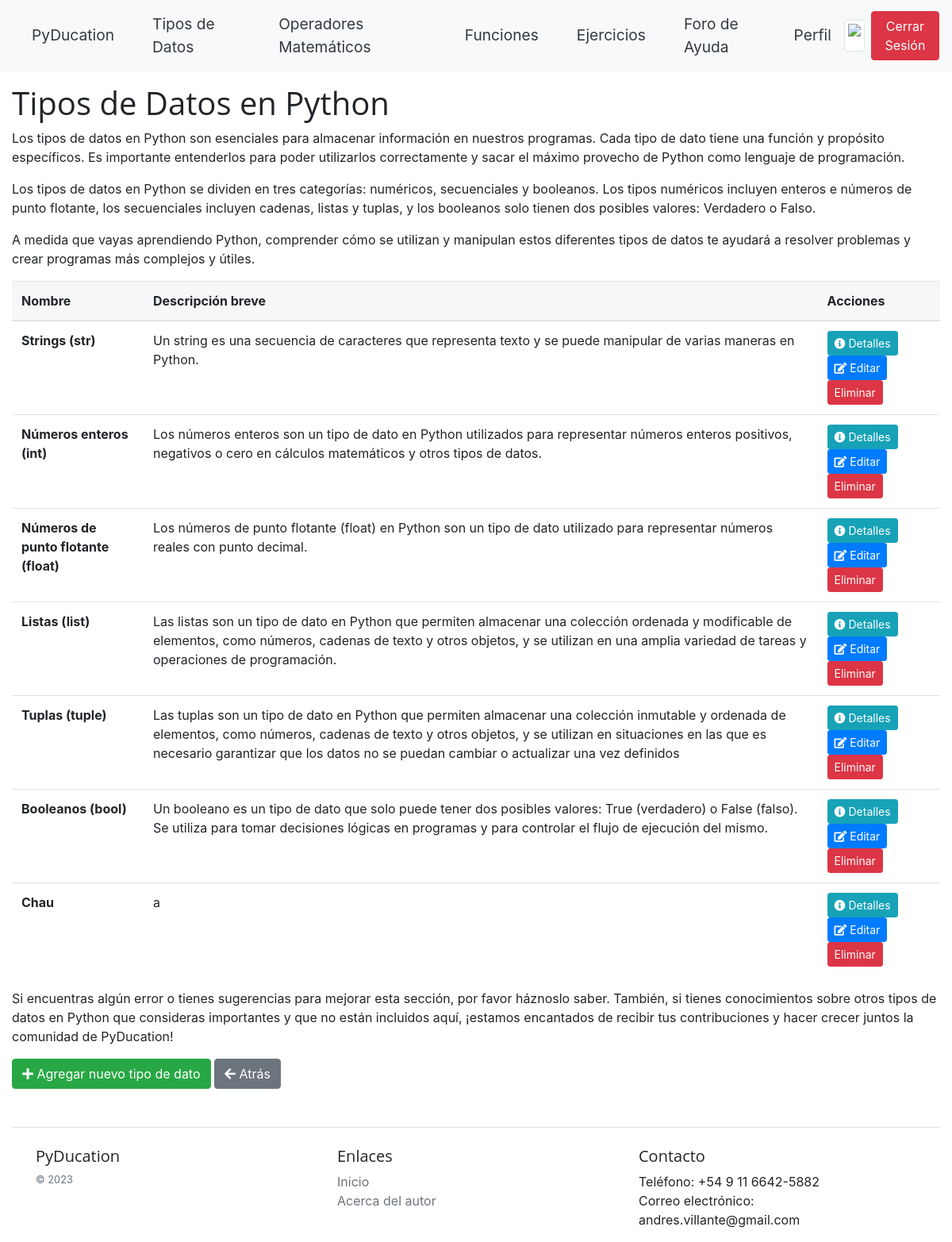
/data-types/ (signed in), run on an earlier commit of the app's database.
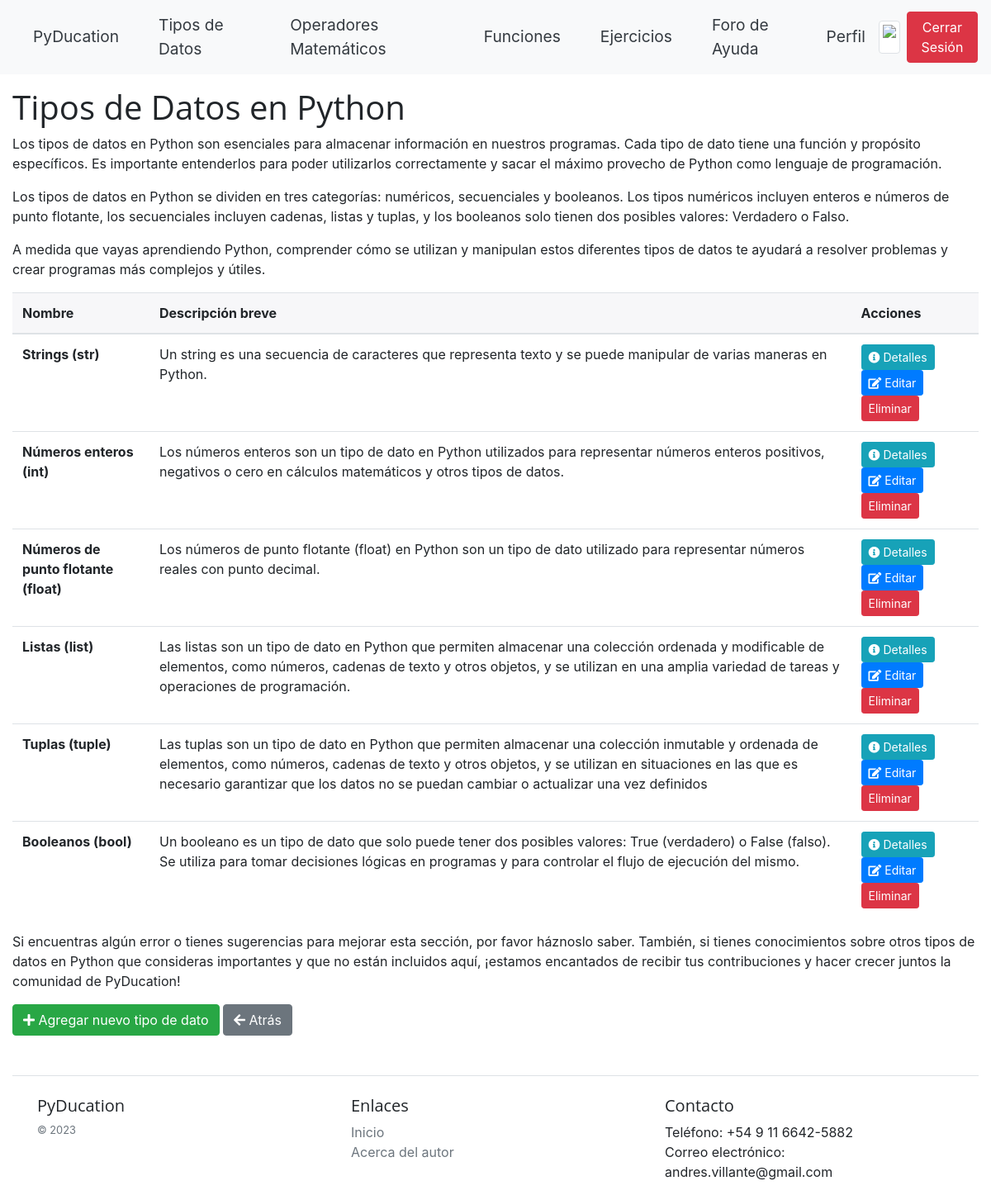
And on a later commit of the database.
### blog/models.py (models this page shows, shortened)
class DataType(models.Model):
    name = models.CharField(max_length=255)
    description = models.TextField(blank=True, null=True)
    detailed_description = models.TextField(blank=True, null=True)
    example = models.TextField(blank=True, null=True)
    data_type_created_by = models.ForeignKey(
        User,
        on_delete=models.CASCADE,
        related_name='data_types_created',
        null=True,
        blank=True,
        default=None,
    )

### blog/views.py (the view)
# urls.py: path('data-types/', DataTypeListView.as_view(), name='data_type_list'),
class DataTypeListView(LoginRequiredMixin, ListView):
    template_name = 'data_types/data_type_list.html'
    model = DataType
    context_object_name = 'data_types'

### PyDucation/templates/data_types/data_type_list.html (shortened to what this page needs)
{% extends 'PyDucation/base.html' %}
{% block content %}
  <h1>Tipos de Datos en Python</h1>
  <p>Los tipos de datos en Python son esenciales para almacenar información en nuestros programas. Cada tipo de dato tiene una función y propósito específicos. Es importante entenderlos para poder utilizarlos correctamente y sacar el máximo provecho de Python como lenguaje de programación.</p>
  <p>Los tipos de datos en Python se dividen en tres categorías: numéricos, secuenciales y booleanos. Los tipos numéricos incluyen enteros e números de punto flotante, los secuenciales incluyen cadenas, listas y tuplas, y los booleanos solo tienen dos posibles valores: Verdadero o Falso.</p>
  <p>A medida que vayas aprendiendo Python, comprender cómo se utilizan y manipulan estos diferentes tipos de datos te ayudará a resolver problemas y crear programas más complejos y útiles.</p>
  <table class="table">
    <thead>
      <tr>
          <th>Nombre</th>
          <th>Descripción breve</th>
          <th>Acciones</th>
      </tr>
  </thead>
  <tbody>
      {% for data_type in data_types %}
          <tr>
              <td><strong>{{ data_type.name }}</strong></td>
              <td>{{ data_type.detailed_description }}</td>
              <td>
                  <a href="{% url 'data_type_detail' pk=data_type.pk %}" class="btn btn-sm btn-info"><i class="fas fa-info-circle"></i> Detalles</a>
                  <a href="{% url 'data_type_update' pk=data_type.pk %}" class="btn btn-sm btn-primary"><i class="fas fa-edit"></i> Editar</a>
                  <form action="{% url 'data_type_delete' pk=data_type.pk %}" method="post" class="d-inline" id="delete-form">
                      <a href="{% url 'data_type_delete' data_type.pk %}" class="btn btn-danger btn-sm">Eliminar</a>
                  </form>
              </td>
          </tr>
      {% empty %}
          <tr>
              <td colspan="3">No se encontraron tipos de datos.</td>
          </tr>
      {% endfor %}
  </tbody>
  </table>
  <p>Si encuentras algún error o tienes sugerencias para mejorar esta sección, por favor háznoslo saber. También, si tienes conocimientos sobre otros tipos de datos en Python que consideras importantes y que no están incluidos aquí, ¡estamos encantados de recibir tus contribuciones y hacer crecer juntos la comunidad de PyDucation!</p>
  <a href="{% url 'data_type_create' %}" class="btn btn-success"><i class="fas fa-plus"></i> Agregar nuevo tipo de dato</a>
  <a href="{% url 'pyducation' %}" class="btn btn-secondary"><i class="fas fa-arrow-left"></i> Atrás</a>
{% endblock %}

What changed in the data, as far as the page shows it:
removed DataType: name "Chau", detailed_description "a"
